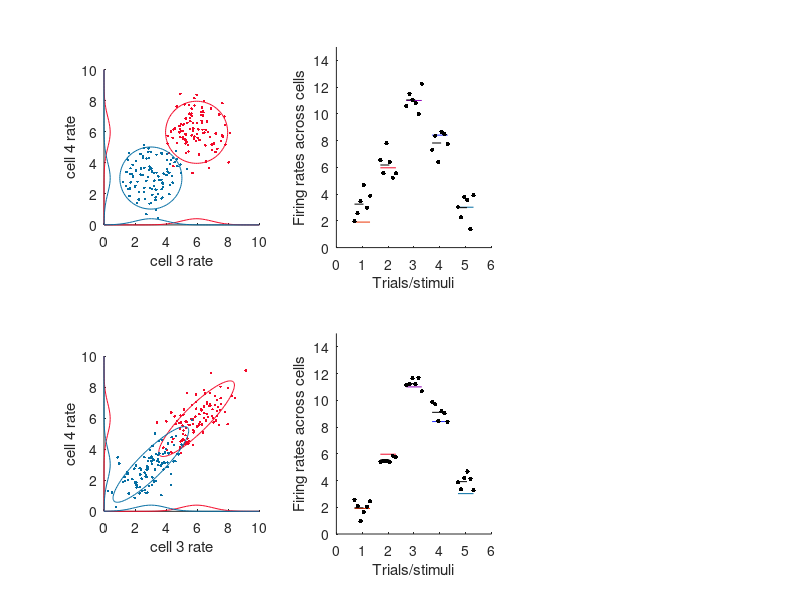

Reproduce this figure in MATLAB.
%/2
%
%
rng(11) % For reproducibility
ratemax=10;
ntrials=100;

nstims=5;
tuning=normpdf([1:nstims],3.2,1);
tuning=10*(tuning./max(tuning));

ncells=6;
plotcells=[3 4];

cvs=[0 0.4];

ll=linspace(0,ratemax,50);
%
fstrs={'b'};
% simulate two cells with and without correlation

for stim=1:nstims
    mu{stim}=1+ones(1,ncells)*tuning(stim);
end;

figure (1); clf;
for cv_i=1:numel(cvs)
    
    cv= cvs(cv_i);
    
    sigma=diag(ones(ncells-1,1)*cv,-1)+diag(ones(ncells-1,1)*cv,1)+eye(ncells);
    sigma_p=(sigma*sigma'); % make positive semidefinite
    
    
    sigma_p=sigma_p./mean(diag(sigma_p));
    %\[L,D] = ldl(sigma);
    
    sigma_p;
    
    x=linspace(0,2*pi,100)';
    circle=[sin(x),cos(x)]*2;
    
    subplot(2,3,1+((cv_i-1)*3));
    hold on;
    
    for stim=[2 5]
        
        thiscolor=0.5+([sin(stim),-sin(stim*.6),-sin(stim*1.2)]/2);
        
        rates{stim} = mvnrnd(mu{stim},sigma_p,ntrials);
        
        plot(rates{stim}(:,plotcells(1)),rates{stim}(:,plotcells(2)),[fstrs{1} '.'],'color',thiscolor);
        
        plot(ll,normpdf(ll,mu{stim}(plotcells(1)),sigma(plotcells(1),plotcells(1))),fstrs{1},'color',thiscolor);
        plot(normpdf(ll,mu{stim}(plotcells(2)),sigma(plotcells(2),plotcells(2))),ll,fstrs{1},'color',thiscolor);
        
        cc=circle*sigma_p(plotcells,plotcells);
        plot( cc(:,1)+mu{stim}(plotcells(1)),cc(:,2)+mu{stim}(plotcells(2)),[fstrs{1} '-'],'color',thiscolor);
        
        %h=histc(r(:,1),ll);
        %plot(ll,h,'b');
        
        xlim([0 ratemax]);
        ylim([0 ratemax]);
        daspect([1 1 1]);
    end;
    xlabel(['cell ',num2str(plotcells(1)),' rate']);
    ylabel(['cell ',num2str(plotcells(2)),' rate']);
    
    subplot(2,3,2+((cv_i-1)*3));
    hold on;
    %
    
    trialwidth=.3;
    for stim=1:nstims
        
        rates{stim} = mvnrnd(mu{stim},sigma_p,ntrials);
        
        thiscolor=0.5+([sin(stim),-sin(stim*.6),-sin(stim*1.2)]/2);
        
        plot(stim+[-trialwidth trialwidth],[1 1]*mu{stim}(1),'color',thiscolor);
        
        xl=linspace(-trialwidth,trialwidth,ncells);
        
        plot(xl+stim,rates{stim}(1,:),'k.','MarkerSize',10);
        
        plot(stim+[-trialwidth trialwidth],[1 1]*mean(rates{stim}(1,:)) ,'k--');
        
    end;
    ylim([0 15]);
    ylabel('Firing rates across cells');
    xlabel('Trials/stimuli');
end;
